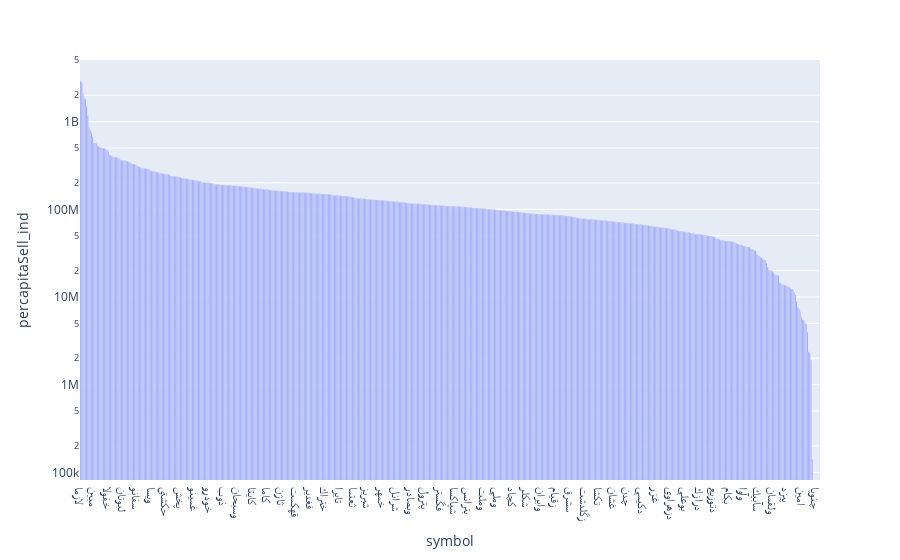

Write notebook code for a chart like this one.
### Markdown cell above
<p dir=rtl style="direction: rtl;text-align: right;line-height:200%;font-family:vazir;font-size:medium">
<font face="vazir" size=3>
مثل سرانه خرید حقیقی سرانه فروش حقیقی را نیز محاسبه و نمودار آن را رسم کنید.
</font>
</p>

### Code cell
#calculate percapita sell individual
data['valueSell_ind'] = ...
data['percapitaSell_ind'] = ...
percapita_ind_sell = px.__(___.sort_values('percapitaSell_ind', ascending=False),
           x=... , y=..., log_y=True, labels={'percapitaBuy_ind' :'percapitaBuy_ind(Rials)'})
percapita_ind_sell.show()

### Figure 1 — Plotly figure (JSON) as saved in the notebook; plotly's stock layout.template omitted (floating-point values rounded to 4 significant figures; data arrays with more than 128 entries replaced by an {"elided": "..."} marker saying what was removed)
{"data": [{"alignmentgroup": "True", "hovertemplate": "symbol=%{x}<br>percapitaSell_ind=%{y}<extra></extra>", "legendgroup": "", "marker": {"color": "#636efa", "pattern": {"shape": ""}}, "name": "", "offsetgroup": "", "orientation": "v", "showlegend": false, "textposition": "auto", "type": "bar", "x": {"elided": "615 str values"}, "xaxis": "x", "y": {"elided": "615 float values"}, "yaxis": "y"}], "layout": {"barmode": "relative", "legend": {"tracegroupgap": 0}, "margin": {"t": 60}, "xaxis": {"anchor": "y", "domain": [0, 1], "title": {"text": "symbol"}}, "yaxis": {"anchor": "x", "domain": [0, 1], "title": {"text": "percapitaSell_ind"}, "type": "log"}}}
